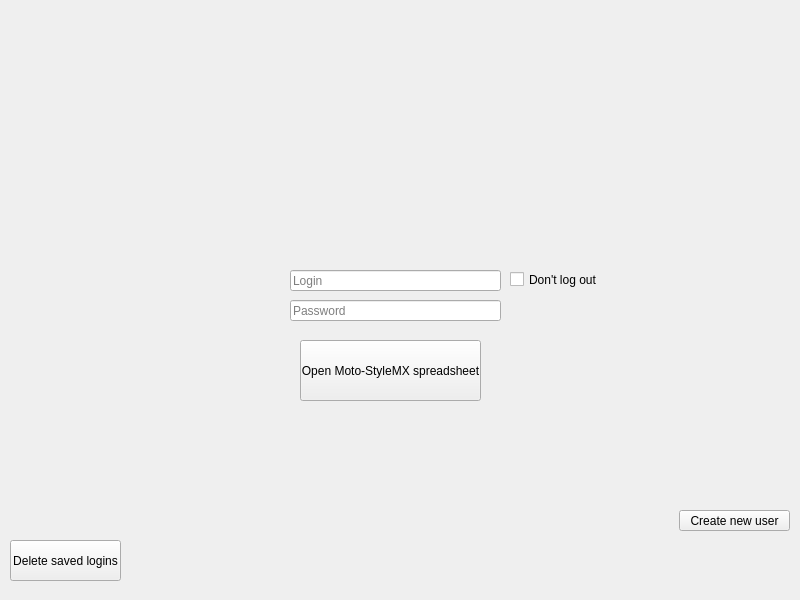
<?xml version="1.0" encoding="UTF-8"?>
<ui version="4.0">
 <class>MainWindow</class>
 <widget class="QMainWindow" name="MainWindow">
  <property name="geometry">
   <rect>
    <x>0</x>
    <y>0</y>
    <width>800</width>
    <height>600</height>
   </rect>
  </property>
  <property name="windowTitle">
   <string>MainWindow</string>
  </property>
  <widget class="QWidget" name="centralWidget">
   <widget class="QPushButton" name="motostylemxButton">
    <property name="geometry">
     <rect>
      <x>300</x>
      <y>340</y>
      <width>181</width>
      <height>61</height>
     </rect>
    </property>
    <property name="text">
     <string>Open Moto-StyleMX spreadsheet</string>
    </property>
   </widget>
   <widget class="QLabel" name="label">
    <property name="geometry">
     <rect>
      <x>80</x>
      <y>20</y>
      <width>651</width>
      <height>211</height>
     </rect>
    </property>
    <property name="text">
     <string/>
    </property>
    <property name="pixmap">
     <pixmap>assets/images/motostyleLogo.png</pixmap>
    </property>
   </widget>
   <widget class="QLineEdit" name="loginTextEdit">
    <property name="geometry">
     <rect>
      <x>290</x>
      <y>270</y>
      <width>211</width>
      <height>21</height>
     </rect>
    </property>
    <property name="focusPolicy">
     <enum>Qt::StrongFocus</enum>
    </property>
    <property name="echoMode">
     <enum>QLineEdit::Normal</enum>
    </property>
    <property name="placeholderText">
     <string>Login</string>
    </property>
   </widget>
   <widget class="QLineEdit" name="passwordTextEdit">
    <property name="geometry">
     <rect>
      <x>290</x>
      <y>300</y>
      <width>211</width>
      <height>21</height>
     </rect>
    </property>
    <property name="echoMode">
     <enum>QLineEdit::Password</enum>
    </property>
    <property name="placeholderText">
     <string>Password</string>
    </property>
   </widget>
   <widget class="QPushButton" name="newUserButton">
    <property name="geometry">
     <rect>
      <x>679</x>
      <y>510</y>
      <width>111</width>
      <height>21</height>
     </rect>
    </property>
    <property name="text">
     <string>Create new user</string>
    </property>
   </widget>
   <widget class="QCheckBox" name="rememberCheckBox">
    <property name="geometry">
     <rect>
      <x>510</x>
      <y>270</y>
      <width>91</width>
      <height>19</height>
     </rect>
    </property>
    <property name="text">
     <string>Don't log out</string>
    </property>
   </widget>
   <widget class="QPushButton" name="deleteLoginsButton">
    <property name="geometry">
     <rect>
      <x>10</x>
      <y>540</y>
      <width>111</width>
      <height>41</height>
     </rect>
    </property>
    <property name="text">
     <string>Delete saved logins</string>
    </property>
   </widget>
  </widget>
 </widget>
 <layoutdefault spacing="6" margin="11"/>
 <resources/>
 <connections/>
</ui>
